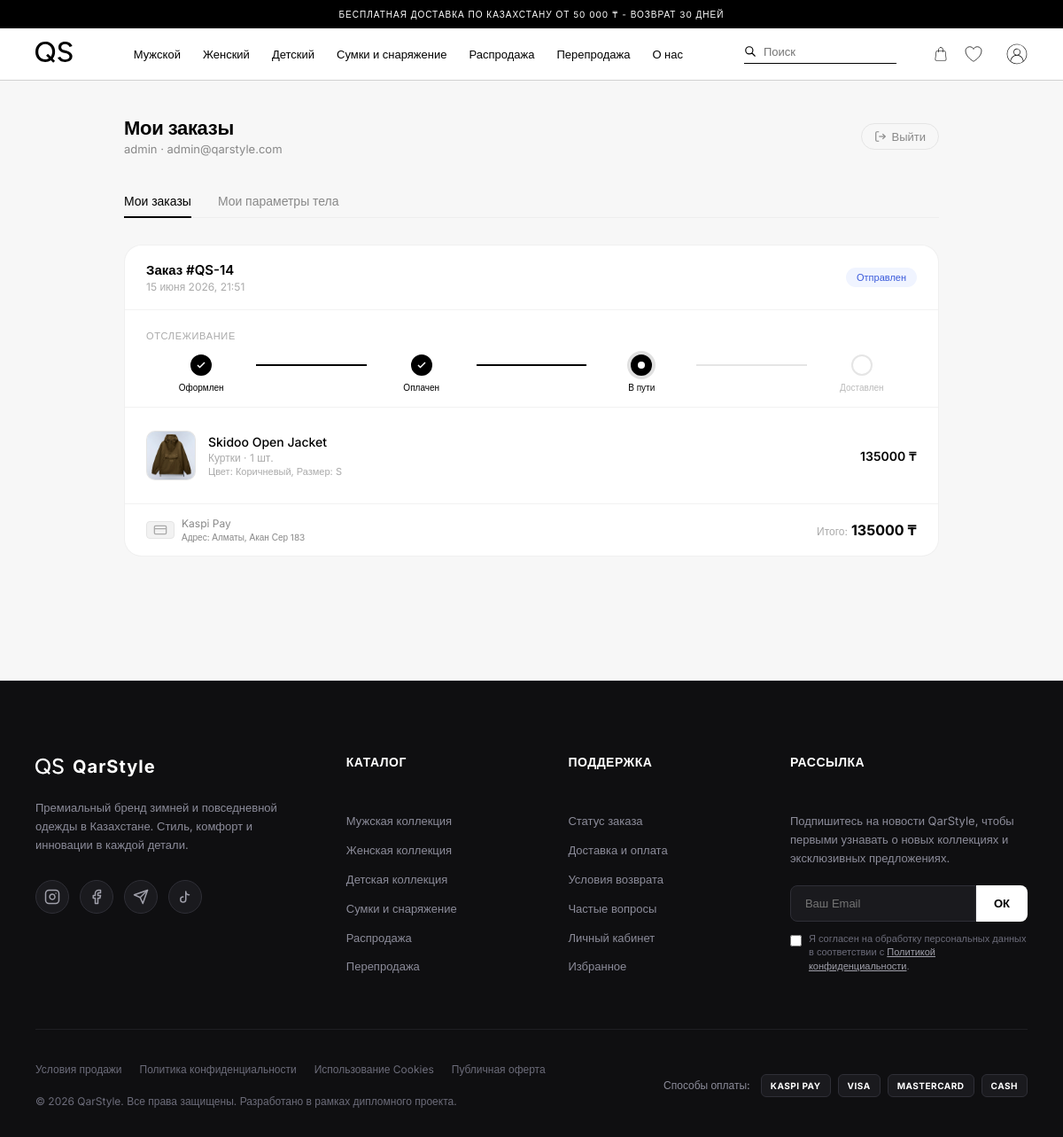
/profile/ (signed in), run on the app's committed database.
### store/models.py (models this page shows, shortened)
class Order(models.Model):
    STATUS_CHOICES = (
        ('new', 'Новый'),
        ('paid', 'Оплачен'),
        ('shipped', 'Отправлен'),
        ('completed', 'Завершен'),
        ('cancelled', 'Отменен'),
    )
    promo_code = models.ForeignKey(PromoCode, on_delete=models.SET_NULL, null=True, blank=True, verbose_name="Примененный промокод")
    user = models.ForeignKey(User, on_delete=models.SET_NULL, null=True, blank=True, verbose_name="Пользователь")
    first_name = models.CharField(max_length=50, verbose_name="Имя")
    last_name = models.CharField(max_length=50, verbose_name="Фамилия")
    email = models.EmailField(verbose_name="Email")
    phone = models.CharField(max_length=20, verbose_name="Телефон")
    address = models.CharField(max_length=255, verbose_name="Адрес доставки")
    city = models.CharField(max_length=100, verbose_name="Город")
    created_at = models.DateTimeField(auto_now_add=True, verbose_name="Дата создания")
    updated_at = models.DateTimeField(auto_now=True, verbose_name="Дата обновления")
    status = models.CharField(max_length=20, choices=STATUS_CHOICES, default='new', verbose_name="Статус")
    PAYMENT_CHOICES = (
        ('kaspi', 'Kaspi Pay'),
        ('card', 'Банковская карта онлайн'),
        ('cash', 'Наличными курьеру'),
    )
    payment_method = models.CharField(max_length=20, choices=PAYMENT_CHOICES, default='kaspi', verbose_name="Способ оплаты")
    total_price = models.DecimalField(max_digits=12, decimal_places=0, default=0, verbose_name="Общая сумма (₸)")
    class Meta:
        verbose_name = "Заказ"
        verbose_name_plural = "Заказы"
        ordering = ('-created_at',)
    def update_status_if_needed(self):
        from django.utils import timezone
        import datetime
        if self.status in ['new', 'cancelled', 'completed']:
            return False  # Эти статусы не меняются автоматически
        now = timezone.now()
        time_passed = now - self.updated_at
        changed = False
        if self.status == 'paid' and time_passed > datetime.timedelta(minutes=2):
            self.status = 'shipped'
            changed = True
        elif self.status == 'shipped' and time_passed > datetime.timedelta(minutes=3):
            self.status = 'completed'
            changed = True
        if changed:
            self.save(update_fields=['status', 'updated_at'])
            return True
        return False

class OrderItem(models.Model):
    order = models.ForeignKey(Order, on_delete=models.CASCADE, related_name='items', verbose_name="Заказ")
    product = models.ForeignKey(Product, on_delete=models.CASCADE, verbose_name="Товар")
    price = models.DecimalField(max_digits=10, decimal_places=0, verbose_name="Цена на момент заказа")
    quantity = models.PositiveIntegerField(default=1, verbose_name="Количество")
    color_name = models.CharField(max_length=100, blank=True, default='', verbose_name="Цвет")
    size_name = models.CharField(max_length=50, blank=True, default='', verbose_name="Размер")
    class Meta:
        verbose_name = "Товар в заказе"
        verbose_name_plural = "Товары в заказе"

class Product(models.Model):
    department = models.ForeignKey(Department, on_delete=models.CASCADE, related_name='products', null=True, blank=True, verbose_name="Отдел")
    category = models.ForeignKey(Category, on_delete=models.CASCADE, related_name='products', verbose_name="Категория")
    name = models.CharField(max_length=200, verbose_name="Название")
    description = models.TextField(verbose_name="Описание", blank=True)
    price = models.DecimalField(max_digits=10, decimal_places=0, verbose_name="Цена (₸)")
    image = models.ImageField(upload_to='products/', verbose_name="Изображение", blank=True, null=True)
    original_color = models.ForeignKey(Color, on_delete=models.SET_NULL, null=True, blank=True, related_name='original_products', verbose_name="Цвет оригинала")
    available = models.BooleanField(default=True, verbose_name="В наличии")
    is_sale = models.BooleanField(default=False, verbose_name="Распродажа")
    is_resale = models.BooleanField(default=False, verbose_name="Перепродажа")
    class Meta:
        verbose_name = "Товар"
        verbose_name_plural = "Товары"

class Category(models.Model):
    name = models.CharField(max_length=100, verbose_name="Название")
    slug = models.SlugField(unique=True, verbose_name="URL-имя")
    class Meta:
        verbose_name = "Категория"
        verbose_name_plural = "Категории"

### store/views.py (the view)
# urls.py: path('profile/', views.profile, name='profile'),
@login_required(login_url='login')
def profile(request):
    from .forms import BodyProfileForm
    from .models import BodyProfile
    body_profile, created = BodyProfile.objects.get_or_create(user=request.user)
    if request.method == 'POST':
        if 'save_body_profile' in request.POST:
            form = BodyProfileForm(request.POST, instance=body_profile)
            if form.is_valid():
                form.save()
                messages.success(request, 'Параметры тела успешно сохранены!')
                return redirect('profile')
    else:
        form = BodyProfileForm(instance=body_profile)
    orders = Order.objects.filter(user=request.user).prefetch_related('items__product')
    for order in orders:
        order.update_status_if_needed()
    return render(request, 'store/profile.html', {
        'orders': orders,
        'body_form': form,
        'body_profile': body_profile
    })

### store/templates/store/profile.html (shortened to what this page needs)
{% load static %}
<!DOCTYPE html>
<html lang="ru">
<head>
  <link rel="stylesheet" href="{% static 'store/styles.css' %}?v=21">
</head>
<body>
  <div class="top-bar">
    БЕСПЛАТНАЯ ДОСТАВКА ПО КАЗАХСТАНУ ОТ 50 000 ₸ - ВОЗВРАТ 30 ДНЕЙ
  </div>
  <header class="header">
    <div class="header-left">
      <a href="{% url 'index' %}" class="logo">
        <img src="{% static 'store/QS.svg' %}" alt="QarStyle Logo">
      </a>
    </div>
    <nav class="nav-links" id="nav-links">
      <a href="{% url 'catalog' %}?department=mens">Мужской</a>
      <a href="{% url 'catalog' %}?department=womens">Женский</a>
      <a href="{% url 'catalog' %}?department=kids">Детский</a>
      <a href="{% url 'catalog' %}?department=bags-gear">Сумки и снаряжение</a>
      <a href="{% url 'catalog' %}?sale=1">Распродажа</a>
      <a href="{% url 'catalog' %}?resale=1">Перепродажа</a>
      <a href="{% url 'about' %}">О нас</a>
    </nav>
    <div class="header-right">
      <form class="search-bar" method="GET" action="{% url 'catalog' %}">
        <svg xmlns="http://www.w3.org/2000/svg" fill="none" viewBox="0 0 24 24" stroke="currentColor">
          <path stroke-linecap="round" stroke-linejoin="round" stroke-width="2" d="M21 21l-6-6m2-5a7 7 0 11-14 0 7 7 0 0114 0z" />
        </svg>
        <input type="text" name="q" placeholder="Поиск" required>
      </form>
      <div class="icons">
        <a href="{% url 'cart' %}" style="text-decoration: none; display: flex; align-items: center; position: relative;">
          <img src="{% static 'store/image-2_1.svg' %}" alt="Cart" style="cursor: pointer;">
        </a>
        <a href="{% url 'favorites' %}" class="header-fav-btn" aria-label="Избранное" style="text-decoration: none; display: flex; align-items: center; color: #000; position: relative;">
          <svg width="24" height="24" viewBox="0 0 24 24" fill="none" stroke="currentColor" stroke-width="0.75"><path d="M21 8.25c0-2.485-2.099-4.5-4.688-4.5-1.935 0-3.597 1.126-4.312 2.733-.715-1.607-2.377-2.733-4.313-2.733C5.1 3.75 3 5.765 3 8.25c0 7.22 9 12 9 12s9-4.78 9-12z"/></svg>
        </a>
        <a href="{% url 'profile' %}" style="text-decoration: none; display: flex; align-items: center; margin-left: 10px;">
          <img src="{% static 'store/free-icon-user-5617164.svg' %}" alt="User" style="cursor: pointer; width: 24px; height: 24px;">
        </a>
      </div>
    </div>
  </header>
  <main class="profile-wrap">
    <div class="profile-header">
      <div>
        <h1>Мои заказы</h1>
        <small>{{ request.user.first_name|default:request.user.username }} · {{ request.user.email }}</small>
      </div>
      <a href="{% url 'logout' %}" class="btn-logout">
        <svg width="14" height="14" viewBox="0 0 24 24" fill="none" stroke="currentColor" stroke-width="2"><path d="M9 21H5a2 2 0 01-2-2V5a2 2 0 012-2h4"/><polyline points="16,17 21,12 16,7"/><line x1="21" y1="12" x2="9" y2="12"/></svg>
        Выйти
      </a>
    </div>
    <div class="profile-tabs">
      <div class="profile-tab active" onclick="switchTab('orders')">Мои заказы</div>
      <div class="profile-tab" onclick="switchTab('body')">Мои параметры тела</div>
    </div>
    <div id="tab-orders" class="tab-content active">
      {% if orders %}
        {% for order in orders %}
        <div class="order-card">
          <div class="order-card-head">
            <div>
              <div class="order-id">Заказ #QS-{{ order.id }}</div>
              <div class="order-date">{{ order.created_at|date:"d E Y, H:i" }}</div>
            </div>
            <span class="order-status
              {% if order.status == 'new' %}status-new
              {% elif order.status == 'paid' %}status-paid
              {% elif order.status == 'shipped' %}status-shipped
              {% elif order.status == 'completed' %}status-completed
              {% elif order.status == 'cancelled' %}status-cancelled
              {% endif %}">
              {{ order.get_status_display }}
            </span>
          </div>
          {% if order.status != 'cancelled' %}
          <div class="tracking-wrap">
            <div class="tracking-label">Отслеживание</div>
            <div class="tracking-steps">
              <div class="step done">
                <div class="step-dot"><svg width="12" height="12" viewBox="0 0 24 24" fill="none" stroke="white" stroke-width="3"><polyline points="20,6 9,17 4,12"/></svg></div>
                <span class="step-label">Оформлен</span>
              </div>
              <div class="step-line {% if order.status == 'paid' or order.status == 'shipped' or order.status == 'completed' %}done{% endif %}"></div>
              <div class="step {% if order.status == 'paid' %}active{% elif order.status == 'shipped' or order.status == 'completed' %}done{% endif %}">
                <div class="step-dot"><svg width="12" height="12" viewBox="0 0 24 24" fill="none" stroke="white" stroke-width="3"><polyline points="20,6 9,17 4,12"/></svg></div>
                <span class="step-label">Оплачен</span>
              </div>
              <div class="step-line {% if order.status == 'shipped' or order.status == 'completed' %}done{% endif %}"></div>
              <div class="step {% if order.status == 'shipped' %}active{% elif order.status == 'completed' %}done{% endif %}">
                <div class="step-dot"><svg width="12" height="12" viewBox="0 0 24 24" fill="none" stroke="white" stroke-width="3"><polyline points="20,6 9,17 4,12"/></svg></div>
                <span class="step-label">В пути</span>
              </div>
              <div class="step-line {% if order.status == 'completed' %}done{% endif %}"></div>
              <div class="step {% if order.status == 'completed' %}done{% endif %}">
                <div class="step-dot"><svg width="12" height="12" viewBox="0 0 24 24" fill="none" stroke="white" stroke-width="3"><polyline points="20,6 9,17 4,12"/></svg></div>
                <span class="step-label">Доставлен</span>
              </div>
            </div>
          </div>
          {% endif %}
          <div class="order-items">
            {% for item in order.items.all %}
            <div class="order-item">
              {% if item.product.image %}
              <img src="{{ item.product.image.url }}" alt="{{ item.product.name }}" class="item-img" />
              {% else %}
              <div class="item-img-placeholder">
                <svg width="22" height="22" viewBox="0 0 24 24" fill="none" stroke="#ccc" stroke-width="1.5">
                  <rect x="3" y="3" width="18" height="18" rx="2"/><circle cx="8.5" cy="8.5" r="1.5"/><polyline points="21,15 16,10 5,21"/>
                </svg>
              </div>
              {% endif %}
              <div class="item-info">
                <div class="item-name">{{ item.product.name }}</div>
                <div class="item-meta">
                  {{ item.product.category.name }} · {{ item.quantity }} шт.<br>
                  <span style="font-size: 11px;">Цвет: {{ item.color_name|default:"Оригинал" }}, Размер: {{ item.size_name|default:"Не указан" }}</span>
                </div>
              </div>
              <div class="item-price">{{ item.price|floatformat:"0" }} ₸</div>
            </div>
            {% endfor %}
          </div>
          <div class="order-footer">
            <div class="pay-method">
              <div class="pay-icon">
                <svg width="16" height="16" viewBox="0 0 24 24" fill="none" stroke="#aaa" stroke-width="2"><rect x="2" y="5" width="20" height="14" rx="2"/><line x1="2" y1="10" x2="22" y2="10"/></svg>
              </div>
              <span>
                  {{ order.get_payment_method_display }}<br>
                  <small style="color:#888;">Адрес: {{ order.city }}, {{ order.address }}</small>
              </span>
            </div>
            <div class="order-actions" style="display: flex; align-items: center; gap: 15px;">
              <div class="order-total" style="text-align: right;">
                  <small>Итого:</small>{{ order.total_price|floatformat:"0" }} ₸
              </div>
            </div>
          </div>
        </div>
        {% endfor %}
      {% endif %}
    </div>
  </main>
  {% include 'store/footer.html' %}
</body>
</html>

### data on the page
Order: id "14", created_at "15 июня 2026, 21:51", status "Отправлен", shows "ОТСЛЕЖИВАНИЕ", payment_method "Kaspi Pay", city "Алматы", address "Акан Сер 183", total_price "135000"
OrderItem: product.image (picture), product.name "Skidoo Open Jacket", product.category.name "Куртки", quantity "1", color_name "Коричневый", size_name "S", price "135000"

### other printed values
{{ request.user.first_name|default:request.user.username }} "admin"
{{ request.user.email }} "admin@qarstyle.com"
